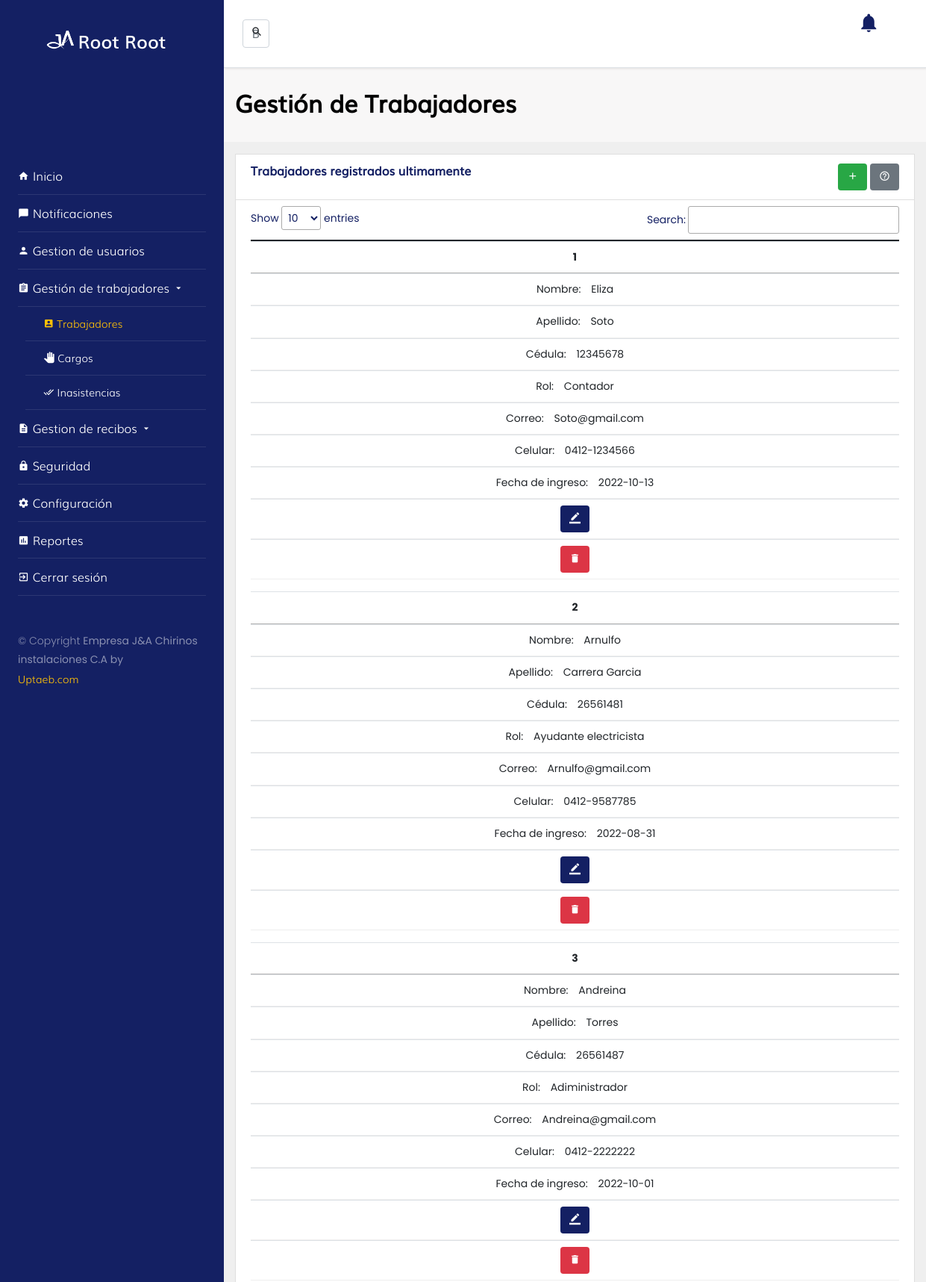
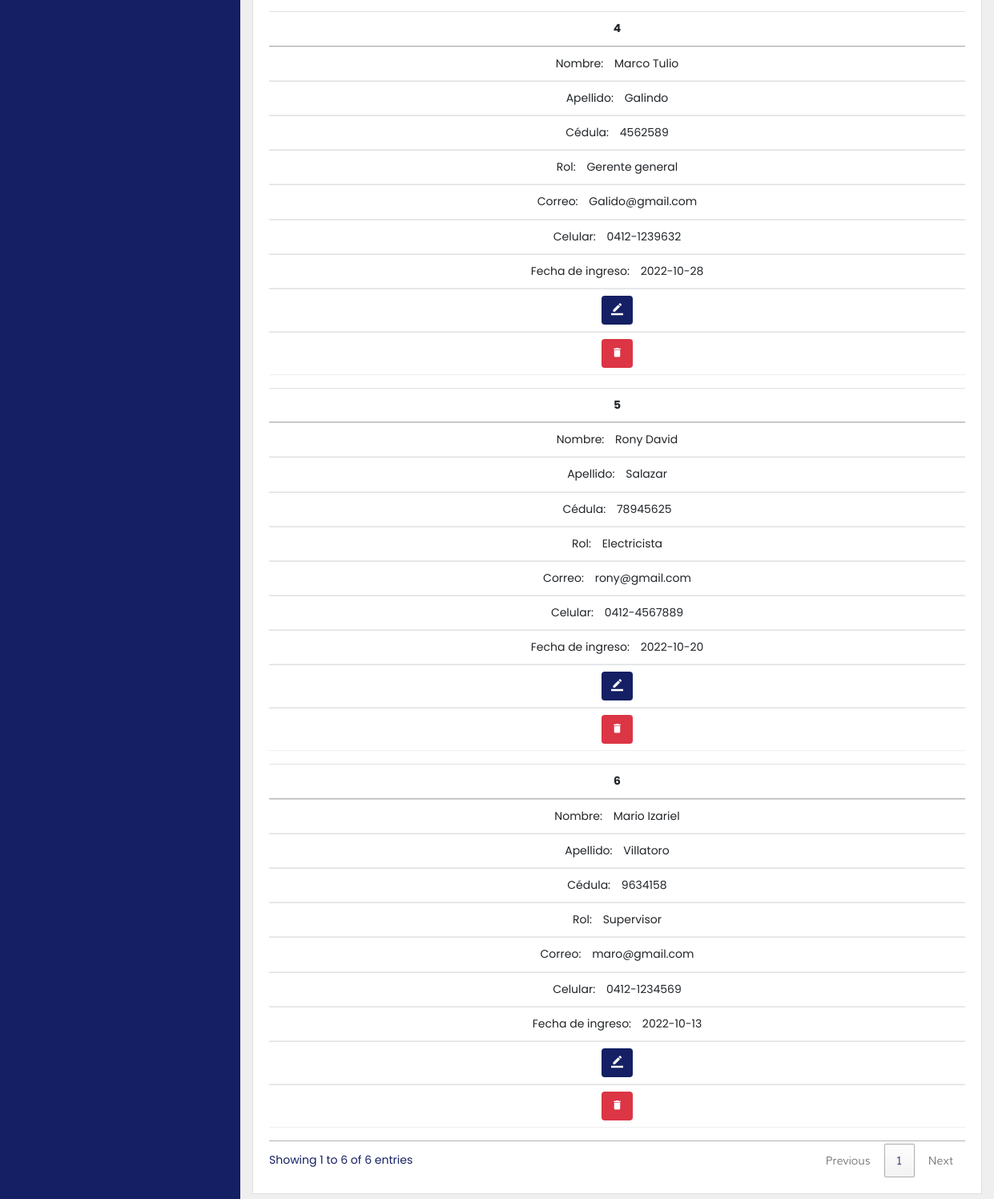
Page /?url=trabajador (signed in) on the committed database (2 pictures, top to bottom).
### tables this page shows
CREATE TABLE `trabajadores` (
  `id_cargo` int(11) NOT NULL,
  `nombre` varchar(30) DEFAULT NULL,
  `apellido` varchar(30) DEFAULT NULL,
  `cedula` varchar(8) NOT NULL,
  `t_celular` varchar(5) DEFAULT NULL,
  `celular` varchar(10) DEFAULT NULL,
  `fecha_nacimiento` date DEFAULT NULL,
  `fecha_ingreso` date DEFAULT NULL,
  `correo` varchar(50) DEFAULT NULL,
  `estado` int(11) DEFAULT NULL
);

CREATE TABLE `cargo` (
  `id_cargo` int(11) NOT NULL,
  `nombre_cargo` varchar(30) DEFAULT NULL,
  `sueldo_semanal` varchar(20) DEFAULT NULL,
  `prima_por_hogar` varchar(20) DEFAULT NULL,
  `status` int(11) DEFAULT NULL
);

### content/controllers/trabajadorController.php (called while the page is built, shortened)
<?php
$views = _VIEWS_.$url."/".$url.".php";
$trabajador = new Trabajador();
$consultarTrabajadores = $trabajador -> consultarTrabajadores();
require_once $views;
?>

### index.php (called while the page is built, shortened)
<?php
    $IndexSystem = new frontController($_REQUEST);
?>

### content/models/trabajador.php (called while the page is built, shortened)
<?php
  class Trabajador extends Conexion {
      public function consultarTrabajadores(){
           $strSql = 'SELECT * FROM trabajadores INNER JOIN cargo ON trabajadores.id_cargo = cargo.id_cargo WHERE trabajadores.estado >= 1 AND cedula != 0000';
            try {
              $strExec = Conexion::prepare($strSql);
              $strExec->execute();
              $respuestaArreglo = $strExec->fetchAll(PDO::FETCH_ASSOC);
              return $respuestaArreglo;
            } catch (PDOException $e) {
              $errorReturn += ['info' => "error sql:{$e}"];
              return $errorReturn;
            }
      }
    }
?>

### content/views/trabajador/trabajador.php (shortened to what this page needs)
<!doctype html>
  <html lang="en">
  <head>
  </head>
  <body class="bg-grey">
  <div class="d-flex">
    <div class="w-100">
      <section class="py-3" style="background-color: #F8F7F7;">
          <div class="container">
            <div class="row">
              <div class="col-lg-12 d-flex">
                <h2 class="font-weight-bold w-100 align-self-center" style="width: 100%;">Gestión de Trabajadores</h2>
              </div>
            </div>
          </div>
        </section>
        <section class="bg-grey" >
          <div class="container">
            <div class="row">
              <div class="col-lg-12 my-3">
                <div class="card rounded-0">
                  <div class="card-header bg-light">
                          <div class="row">
                              <div class="col-lg-8">
                                <h6  class="font-weight-bold mb-0">Trabajadores registrados ultimamente</h6>
                              </div>
                              <div class="col-lg-4">
                                    <div class="float-right">
                                    <?php if(isset($operacionRT)){ ?>
                                     <button type="button" class="btn btn-success pull-right" data-bs-toggle="modal" data-bs-target="#registrar" data-whatever="@mdo" data-bs-toggle="tooltip" data-bs-placement="top" title="registrar Usuario"><i class="icon-add" style="font-size: 15px"></i></button>
                                     <?php } ?>
                                     <button type="button" class="btn btn-secondary pull-right" data-bs-toggle="modal" data-bs-target="#ayuda" data-whatever="@mdo"><i class="icon-help_outline" style="font-size: 15px"></i></button>
                                    </div>
                              </div>
                          </div>
                  </div>
                  <div class="card-body pt-2">
                       <table class="table table-hover" id="tableID">
                              <thead>
                              </thead>
                              <tbody>
                               <?php $n=1; foreach ($consultarTrabajadores as $datos) { ?>
                                <tr align="center">
                                  <th scope="row"><?php echo $n++;?></th>
                                  <td><?php echo $datos['nombre']; ?></td>
                                  <td><?php echo $datos['apellido']; ?></td>
                                  <td><?php echo $datos['cedula']; ?></td>
                                  <td><?php echo $datos['nombre_cargo'];?></td>
                                  <td><?php echo $datos['correo'];?></td>
                                  <td><?php echo $datos['t_celular'] ."-". $datos['celular'];?></td>
                                  <td><?php echo $datos['fecha_ingreso'];?></td>
                                  <?php if(isset($operacionMT)){ ?>
                                  <td>
                                    <button type="button" class="btn btn-primary pull-right" data-bs-toggle="modal" data-bs-target="#modificar<?php echo $n;?>" data-whatever="@mdo" data-toggle="tooltip" data-placement="top"><i class="icon-border_color" style="font-size: 15px"></i></button>
                                  </td>
                                  <?php } ?>
                                  <?php if(isset($operacionET)){ ?>
                                  <td>
                                    <?php if($datos['cedula'] !== '0000'){ ?>
                                    <button type="button" onclick="eliminar(<?php echo $datos['cedula'];?>);" class="btn btn-danger pull-right" data-whatever="@mdo" data-toggle="tooltip" data-placement="top" title="eliminar Usuario"><i class="icon-delete" style="font-size: 15px"></i></button>
                                    <?php } ?>
                                  </td>
                                  <?php  } ?>
                                </tr>
                              <?php } ?>
                            </tbody>
                            </table>
                  </div>
                </div>
              </div>
            </div>
          </div>
        </section>
        </div>
    </div>
</body>
</html>

### assets/css/style.css (style rules this page uses)
:root { --primary: #142063; --secundary: #0a1138; --terc: #1f3ce4; --light: #ffffff; --grey: #efefef; }
html { height: 100%; }
body { min-height: 100%; }
body { overflow: auto!important; font-weight: 300; color: var(--primary); }
.bg-light { background-color: var(--light)!important; }
.btn { border: 0; }
.btn-primary { background-color: var(--primary)!important; }
.bg-grey { background-color: var(--grey)!important; }
.font-weight-bold { font-weight: bold; font-family: 'Muli1'; }

### assets/css/modulos/responsiveTrabajador.php (style rules this page uses)
@media only screen 
    and (max-width: 760px), (min-device-width: 768px) 
    and (max-device-width: 1024px) { table, thead, tbody, th, td, tr { display: block; } }
@media only screen 
    and (max-width: 760px), (min-device-width: 768px) 
    and (max-device-width: 1024px) { tr { margin: 0 0 1rem 0; } }
@media only screen 
    and (max-width: 760px), (min-device-width: 768px) 
    and (max-device-width: 1024px) { tr:nth-child(odd) { background: #ccc; } }
@media only screen 
    and (max-width: 760px), (min-device-width: 768px) 
    and (max-device-width: 1024px) { td { border: none; border-bottom: 1px solid #eee; position: relative; padding-left: 50%; } }
@media only screen 
    and (max-width: 760px), (min-device-width: 768px) 
    and (max-device-width: 1024px) { td:before { position: right; top: 0; left: 6px; width: 45%; padding-right: 10px; white-space: nowrap; } }
@media only screen 
    and (max-width: 760px), (min-device-width: 768px) 
    and (max-device-width: 1024px) { td:nth-of-type(1):before { content: "Nombre: "; } }
@media only screen 
    and (max-width: 760px), (min-device-width: 768px) 
    and (max-device-width: 1024px) { td:nth-of-type(2):before { content: "Apellido: "; } }
@media only screen 
    and (max-width: 760px), (min-device-width: 768px) 
    and (max-device-width: 1024px) { td:nth-of-type(3):before { content: "Cédula: "; } }
@media only screen 
    and (max-width: 760px), (min-device-width: 768px) 
    and (max-device-width: 1024px) { td:nth-of-type(4):before { content: "Rol: "; } }
@media only screen 
    and (max-width: 760px), (min-device-width: 768px) 
    and (max-device-width: 1024px) { td:nth-of-type(5):before { content: "Correo: "; } }
@media only screen 
    and (max-width: 760px), (min-device-width: 768px) 
    and (max-device-width: 1024px) { td:nth-of-type(6):before { content: "Celular: "; } }
@media only screen 
    and (max-width: 760px), (min-device-width: 768px) 
    and (max-device-width: 1024px) { td:nth-of-type(7):before { content: "Fecha de ingreso: "; } }

### rows in the picture
trabajadores: nombre "Eliza", apellido "Soto", cedula "12345678", id_cargo.nombre_cargo "Contador", correo "Soto@gmail.com", t_celular "0412", celular "1234566", fecha_ingreso "2022-10-13"
trabajadores: nombre "Arnulfo", apellido "Carrera Garcia", cedula "26561481", id_cargo.nombre_cargo "Ayudante electricista", correo "Arnulfo@gmail.com", t_celular "0412", celular "9587785", fecha_ingreso "2022-08-31"
trabajadores: nombre "Andreina", apellido "Torres", cedula "26561487", id_cargo.nombre_cargo "Adiministrador", correo "Andreina@gmail.com", t_celular "0412", celular "2222222", fecha_ingreso "2022-10-01"
trabajadores: nombre "Marco Tulio", apellido "Galindo", cedula "4562589", id_cargo.nombre_cargo "Gerente general", correo "Galido@gmail.com", t_celular "0412", celular "1239632", fecha_ingreso "2022-10-28"
trabajadores: nombre "Rony David", apellido "Salazar", cedula "78945625", id_cargo.nombre_cargo "Electricista", correo "rony@gmail.com", t_celular "0412", celular "4567889", fecha_ingreso "2022-10-20"
trabajadores: nombre "Mario Izariel", apellido "Villatoro", cedula "9634158", id_cargo.nombre_cargo "Supervisor", correo "maro@gmail.com", t_celular "0412", celular "1234569", fecha_ingreso "2022-10-13"

### other values in the picture
$_SESSION['nombre'] "Root"
$_SESSION['apellido'] "Root"
